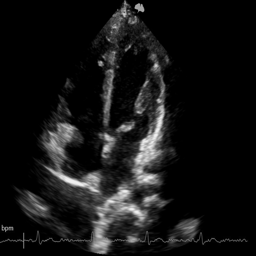
#> input picture Dataset/clean/patient-1-4C-frame-22.png, 256 x 256 px, found by its file name; its folder holds only this picture in this run
$ python augment_dataset.py
#> lines starting #> are read from the running program, lines starting #| are printed output that depends on the picture
#!/usr/bin/env python3
"""
Augment Echocardiography Dehazing Dataset (paired clean/noisy with optional ROI).

- Reads the existing mapping CSV (Dataset/dataset_mapping.csv) or scans folders.
- Copies originals to a new output dataset folder.
- Creates N augmented variants per frame using safe, label-preserving transforms.
  The same transform plan is applied to all available modalities (clean, noisy, noisy_roi)
  for a given (patient, frame) so pairs/triplets remain aligned.
 - Writes an updated mapping CSV including augmented rows.

Default output folder: <repo>/Dataset_augmented

Usage examples:
  python Dataset/Scripts/augment_dataset.py \
    --input-root Dataset \
    --output-root Dataset_augmented \
    --n-augs 2 \
    --limit 100

Notes:
- This script only uses the Python standard library + Pillow and numpy to avoid extra deps.
- If albumentations is available, you can extend it easily; current ops are PIL-based.
"""

from __future__ import annotations

import argparse
import csv
import os
import random
import shutil
from dataclasses import dataclass
from pathlib import Path
from typing import Dict, List, Optional, Tuple

import numpy as np

try:
    from PIL import Image, ImageEnhance, ImageFilter
except ImportError as e:
    raise SystemExit(
        "Pillow (PIL) is required. Please install it with: pip install Pillow"
    ) from e


# -----------------------------
# Data structures
# -----------------------------


@dataclass
class Sample:
    patient_id: int
    frame_number: int
    clean: Optional[str]
    noisy: Optional[str]
    noisy_roi: Optional[str]

    @property
    def has_clean(self) -> bool:
        return bool(self.clean)

    @property
    def has_noisy(self) -> bool:
        return bool(self.noisy)

    @property
    def has_roi(self) -> bool:
        return bool(self.noisy_roi)

    @property
    def is_pair(self) -> bool:
        return self.has_clean and self.has_noisy

    @property
    def is_triplet(self) -> bool:
        return self.has_clean and self.has_noisy and self.has_roi


# -----------------------------
# Image IO helpers
# -----------------------------


def load_image(path: Path) -> Image.Image:
    img = Image.open(path)
    return img


def save_image(img: Image.Image, path: Path) -> None:
    path.parent.mkdir(parents=True, exist_ok=True)
    # Preserve PNG; default params are fine
    img.save(path)


# -----------------------------
# Transform plan (deterministic per-sample)
# -----------------------------


@dataclass
class TransformPlan:
    do_hflip: bool
    do_vflip: bool
    rotate_deg: float  # e.g., between -10 and 10
    brightness: float  # multiplier around 1.0
    contrast: float  # multiplier around 1.0
    do_blur: bool
    blur_radius: float
    # Optional subtle gaussian noise (applied to all equally)
    do_noise: bool
    noise_std: float


def make_transform_plan(rng: random.Random) -> TransformPlan:
    # Safe-ish defaults for ultrasound: avoid extreme rotations or flips by default.
    # Horizontal flip sometimes okay; vertical flip off by default (rare in ultrasound).
    do_hflip = rng.random() < 0.5
    do_vflip = rng.random() < 0.1  # keep vertical flips rare; set to 0.0 to disable
    rotate_deg = rng.uniform(-10, 10)
    brightness = rng.uniform(0.9, 1.1)
    contrast = rng.uniform(0.9, 1.1)
    do_blur = rng.random() < 0.2
    blur_radius = rng.uniform(0.5, 1.2)
    do_noise = rng.random() < 0.2
    noise_std = rng.uniform(2.0, 6.0)
    return TransformPlan(
        do_hflip=do_hflip,
        do_vflip=do_vflip,
        rotate_deg=rotate_deg,
        brightness=brightness,
        contrast=contrast,
        do_blur=do_blur,
        blur_radius=blur_radius,
        do_noise=do_noise,
        noise_std=noise_std,
    )


def apply_plan(img: Image.Image, plan: TransformPlan, rng: random.Random) -> Image.Image:
    # Work on a copy
    out = img.copy()

    # 1) Flips
    if plan.do_hflip:
        out = out.transpose(Image.FLIP_LEFT_RIGHT)
    if plan.do_vflip:
        out = out.transpose(Image.FLIP_TOP_BOTTOM)

    # 2) Small rotation around center. Keep size, fill with black.
    if abs(plan.rotate_deg) > 0.1:
        out = out.rotate(plan.rotate_deg, resample=Image.BICUBIC, expand=False, fillcolor=0)

    # 3) Brightness / contrast (safe, applied to all aligned modalities)
    if abs(plan.brightness - 1.0) > 1e-3:
        out = ImageEnhance.Brightness(out).enhance(plan.brightness)
    if abs(plan.contrast - 1.0) > 1e-3:
        out = ImageEnhance.Contrast(out).enhance(plan.contrast)

    # 4) Optional mild blur
    if plan.do_blur:
        out = out.filter(ImageFilter.GaussianBlur(radius=plan.blur_radius))

    # 5) Optional mild gaussian noise added to all available images equally
    if plan.do_noise:
        # Convert to numpy, add noise, clip, and back to PIL preserving mode
        arr = np.array(out).astype(np.float32)
        noise = rng.normalvariate(0.0, plan.noise_std)
        # For multi-channel, broadcast noise per pixel
        noise_arr = np.random.default_rng().normal(0.0, plan.noise_std, size=arr.shape).astype(np.float32)
        arr = np.clip(arr + noise_arr, 0, 255).astype(np.uint8)
        out = Image.fromarray(arr)

    return out


# -----------------------------
# Mapping & workflow
# -----------------------------


def read_mapping(mapping_csv: Path) -> List[Sample]:
    samples: List[Sample] = []
    with mapping_csv.open("r", newline="") as f:
        reader = csv.DictReader(f)
        # Expect columns from existing mapping
        for row in reader:
            try:
                pid = int(row.get("patient_id", "0") or 0)
                frame = int(row.get("frame_number", "0") or 0)
            except ValueError:
                # Skip header-like or malformed rows
                continue

            samples.append(
                Sample(
                    patient_id=pid,
                    frame_number=frame,
                    clean=(row.get("clean_image") or ""),
                    noisy=(row.get("noisy_image") or ""),
                    noisy_roi=(row.get("noisy_roi_image") or ""),
                )
            )
    return samples


def scan_folders(input_root: Path) -> List[Sample]:
    """Fallback if mapping CSV is missing: infer from filenames present."""
    def parse_name(name: str) -> Optional[Tuple[int, int]]:
        # pattern: patient-<id>-4C-frame-<frame>.png
        try:
            base = Path(name).stem
            # Split and pick ints
            # patient-<id>-4C-frame-<frame>
            parts = base.split("-")
            pid = int(parts[1])
            frame = int(parts[-1].split("frame")[-1]) if "frame" in parts[-1] else int(parts[-1])
            return pid, frame
        except Exception:
            return None

    clean_dir = input_root / "clean"
    noisy_dir = input_root / "noisy"
    roi_dir = input_root / "noisy_roi"

    index: Dict[Tuple[int, int], Dict[str, str]] = {}

    for folder, key in [(clean_dir, "clean"), (noisy_dir, "noisy"), (roi_dir, "noisy_roi")]:
        if not folder.exists():
            continue
        for fn in folder.glob("*.png"):
            parsed = parse_name(fn.name)
            if not parsed:
                continue
            pid, frame = parsed
            index.setdefault((pid, frame), {})[key] = fn.name

    out: List[Sample] = []
    for (pid, frame), d in sorted(index.items()):
        out.append(
            Sample(
                patient_id=pid,
                frame_number=frame,
                clean=d.get("clean", ""),
                noisy=d.get("noisy", ""),
                noisy_roi=d.get("noisy_roi", ""),
            )
        )
    return out


def copy_originals(input_root: Path, output_root: Path) -> None:
    for sub in ["clean", "noisy", "noisy_roi"]:
        src = input_root / sub
        dst = output_root / sub
        if src.exists():
            dst.mkdir(parents=True, exist_ok=True)
            for fn in src.glob("*.png"):
                out_path = dst / fn.name
                if not out_path.exists():
                    shutil.copy2(fn, out_path)


def augment_dataset(
    samples: List[Sample],
    input_root: Path,
    output_root: Path,
    n_augs: int,
    limit: Optional[int] = None,
    seed: int = 42,
) -> List[Dict[str, object]]:
    rng = random.Random(seed)
    rows: List[Dict[str, object]] = []

    # Prepare quick path accessors
    def src_path(kind: str, name: str) -> Path:
        return input_root / kind / name

    def dst_name(base_name: str, aug_idx: int) -> str:
        stem = Path(base_name).stem
        suffix = Path(base_name).suffix
        return f"{stem}_aug{aug_idx:02d}{suffix}"

    processed = 0
    for s in samples:
        if limit is not None and processed >= limit:
            break

        # Add original row to mapping output (reference to copied originals)
        rows.append(
            {
                "patient_id": s.patient_id,
                "frame_number": s.frame_number,
                "clean_image": s.clean or "",
                "noisy_image": s.noisy or "",
                "noisy_roi_image": s.noisy_roi or "",
                "has_clean": bool(s.clean),
                "has_noisy": bool(s.noisy),
                "has_roi": bool(s.has_roi),
                "complete_triplet": s.is_triplet,
                "clean_noisy_pair": s.is_pair,
                "augmentation_id": "orig",
                "is_augmented": False,
            }
        )

        # Generate N augmentations, apply the same plan to all present images for this sample
        for k in range(1, n_augs + 1):
            plan = make_transform_plan(rng)

            clean_name_aug: Optional[str] = None
            noisy_name_aug: Optional[str] = None
            roi_name_aug: Optional[str] = None

            if s.clean:
                in_path = src_path("clean", s.clean)
                img = load_image(in_path)
                img_aug = apply_plan(img, plan, rng)
                clean_name_aug = dst_name(s.clean, k)
                save_image(img_aug, output_root / "clean" / clean_name_aug)

            if s.noisy:
                in_path = src_path("noisy", s.noisy)
                img = load_image(in_path)
                img_aug = apply_plan(img, plan, rng)
                noisy_name_aug = dst_name(s.noisy, k)
                save_image(img_aug, output_root / "noisy" / noisy_name_aug)

            if s.noisy_roi:
                in_path = src_path("noisy_roi", s.noisy_roi)
                img = load_image(in_path)
                img_aug = apply_plan(img, plan, rng)
                roi_name_aug = dst_name(s.noisy_roi, k)
                save_image(img_aug, output_root / "noisy_roi" / roi_name_aug)

            # Record augmented mapping row
            rows.append(
                {
                    "patient_id": s.patient_id,
                    "frame_number": s.frame_number,
                    "clean_image": clean_name_aug or "",
                    "noisy_image": noisy_name_aug or "",
                    "noisy_roi_image": roi_name_aug or "",
                    "has_clean": bool(clean_name_aug),
                    "has_noisy": bool(noisy_name_aug),
                    "has_roi": bool(roi_name_aug),
                    "complete_triplet": bool(clean_name_aug and noisy_name_aug and roi_name_aug),
                    "clean_noisy_pair": bool(clean_name_aug and noisy_name_aug),
                    "augmentation_id": f"aug{k:02d}",
                    "is_augmented": True,
                }
            )

        processed += 1

    return rows


def write_mapping(rows: List[Dict[str, object]], out_csv: Path) -> None:
    # Derive total_data_types for parity with original report
    for r in rows:
        r["total_data_types"] = int(bool(r["has_clean"])) + int(bool(r["has_noisy"])) + int(bool(r["has_roi"]))

    fieldnames = [
        "patient_id",
        "frame_number",
        "clean_image",
        "noisy_image",
        "noisy_roi_image",
        "has_clean",
        "has_noisy",
        "has_roi",
        "complete_triplet",
        "clean_noisy_pair",
        "augmentation_id",
        "is_augmented",
        "total_data_types",
    ]
    out_csv.parent.mkdir(parents=True, exist_ok=True)
    with out_csv.open("w", newline="") as f:
        writer = csv.DictWriter(f, fieldnames=fieldnames)
        writer.writeheader()
        writer.writerows(rows)


def main():
    parser = argparse.ArgumentParser(description="Augment Dehazing dataset (paired clean/noisy/roi)")
    parser.add_argument("--input-root", type=str, default="Dataset", help="Path to input dataset root containing clean/noisy/noisy_roi")
    parser.add_argument("--output-root", type=str, default="Dataset_augmented", help="Output dataset root for originals + augmented")
    parser.add_argument("--mapping-csv", type=str, default=None, help="Path to existing mapping CSV; defaults to <input-root>/dataset_mapping.csv")
    parser.add_argument("--n-augs", type=int, default=1, help="Number of augmented variants per sample")
    parser.add_argument("--limit", type=int, default=None, help="Limit number of (patient,frame) samples for quick run")
    parser.add_argument("--seed", type=int, default=42, help="Random seed for reproducibility")
    parser.add_argument("--skip-copy-originals", action="store_true", help="Do not copy original images into output folder")

    args = parser.parse_args()

    input_root = Path(args.input_root).resolve()
    output_root = Path(args.output_root).resolve()
    output_root.mkdir(parents=True, exist_ok=True)

    mapping_csv = Path(args.mapping_csv).resolve() if args.mapping_csv else (input_root / "dataset_mapping.csv")

    if mapping_csv.exists():
        samples = read_mapping(mapping_csv)
    else:
        print(f"Mapping CSV not found at {mapping_csv}. Scanning folders instead…")
        samples = scan_folders(input_root)

    if not args.skip_copy_originals:
        print("Copying original images to output folder…")
        copy_originals(input_root, output_root)

    print(f"Preparing to augment {len(samples)} samples (limit={args.limit}, n_augs={args.n_augs})…")
    rows = augment_dataset(
        samples=samples,
        input_root=input_root,
        output_root=output_root,
        n_augs=max(0, args.n_augs),
        limit=args.limit,
        seed=args.seed,
    )
#> in load_image, img is the input picture: PIL image 256x256 L; min 0, max 241, mean 21
#> in apply_plan, `out = out.transpose(Image.FLIP_TOP_BOTTOM)`:
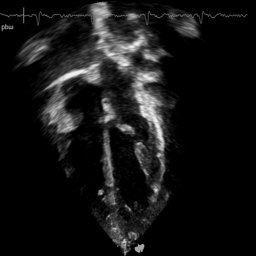
#> out: PIL image 256x256 L; min 0, max 241, mean 21
#> in apply_plan, `out = out.rotate(plan.rotate_deg, resample=Image.BICUBIC, expand=False..`:
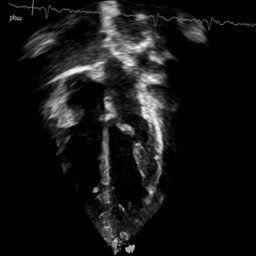
#> out: PIL image 256x256 L; min 0, max 248, mean 20.8

    out_csv = output_root / "dataset_mapping_augmented.csv"
    write_mapping(rows, out_csv)
    print(f"Augmented mapping written to: {out_csv}")
    print("Done.")


if __name__ == "__main__":
    main()
